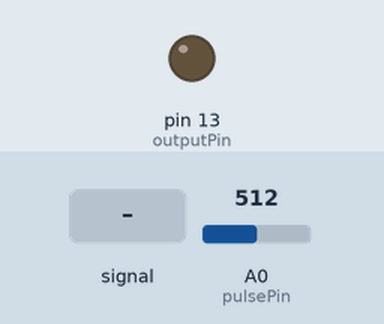
Recording of a sketch running on a simulated Arduino Uno, built with avr-gcc and run on an emulated ATmega328P. Shown: output pins drawn as LEDs (lit = HIGH). The test bench sets the inputs (shaded band); at power-on: A0 (pulsePin) = 512. What the sketch prints to the serial monitor is not drawn.

Above: at 1.2 s.
1.3 s: A0 (pulsePin) fed a 200 Hz sine of ±460 counts around its level
4.3 s: A0 (pulsePin) set to 716
At 5.1 s:
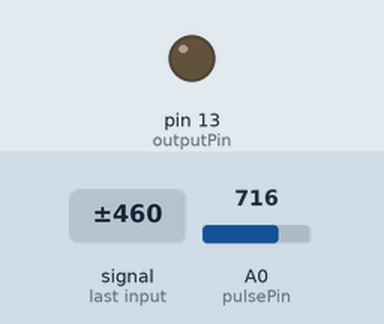
5.8 s: A0 (pulsePin) set to 791
7.3 s: A0 (pulsePin) set to 817
At 8.5 s:
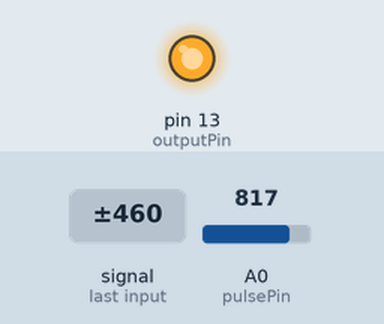
8.8 s: A0 (pulsePin) set to 511
At 10.3 s:
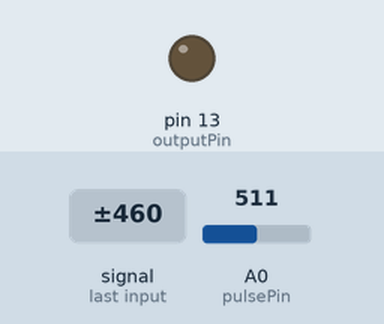
Timing chart, 0 to 11.3 s (numbered marks = the images above; inputs shaded):
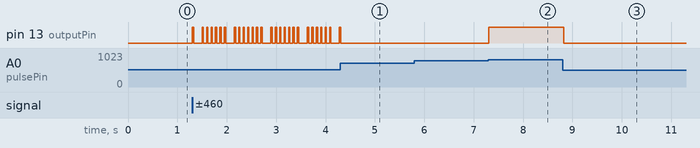

Measured:
- the behaviour switches between 798 and 799 on A0 (pulsePin) (found by bisection; images 1 and 2)
- after the input at 4.3 s, pin 13 (outputPin): goes on until 4.3 s, then stays LOW
- after the input at 5.8 s, every drawn part: stays the same
- after the input at 7.3 s, pin 13 (outputPin): LOW → HIGH at once
- after the input at 8.8 s, pin 13 (outputPin): HIGH → LOW at once

The sketch:

Pulse.ino
```cpp
/*
 * To measure the BPM (Beats Per Minute) from the Pulse Sensor that is connected to an Arduino.
 * The Pulse Sensor is a green LED (Light Emitting Diode) and a photoresistor.
 * The sensor measures the change in volume of blood that is flowing under your skin.
 * The sensor must be placed evenly over the skin, in order to get a moderately accurate, valid and reliable reading.
 */

// Constant Integers (Whole numbers) that relate to certain 'pins' (places) on the Arduino.
const int pulsePin = A0;
const int outputPin = 13;

// Dynamic (Changing) Integers that change when something is done in the setup() {} or loop() {} enclosures.
int sensorValue = 0;
int outputValue = 0;

// Runs at the beginning of the 'sketch' (program). And only runs once, initially.
void setup() {

  // Opens a connection to the Serial Port of the Arduino, to communicate with it.
  Serial.begin(9600);
}

// Runs continiously, on loop.
void loop() {

  // This uses a function called 'analogRead': This basically reads in the value of the Sensor (Getting the RAW data).
  sensorValue = analogRead(pulsePin);

  // This 'maps' (interprets) the values obtained from the RAW data, to values between the average Human BPM (60 - 150).
  outputValue = map(sensorValue, 0, 1024, 50, 150);

  // This uses a function called 'analogWrite': It 'writes' or records the mapped data to the output Integer pin.
  analogWrite(outputPin, outputValue);

  // This communicates (transfers) the data from the arduino to the computer, to print out the value of the mapped BPM.
  Serial.println(outputValue);

  // UNITY CODE: TO interact with the Oculus Rift, we write a specific integer so that Unity can detect when the sensor is reading a heartrate and to react to it.
  if (outputValue > 60) { // This checks if the heartrate is greater than 60 to be in a 'normal' range.
    Serial.write(2); // Say to the computer: 2.
    Serial.flush(); // Clean/erase all excess or unwanted data.
    delay(20); // Add a 20 millisecond delay to keep things from not overlapping each other.
  }
}
```
